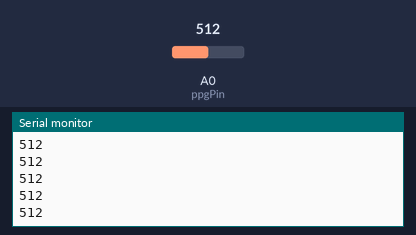
A sketch run on a simulated Arduino Uno, built with avr-gcc and run on an emulated ATmega328P. Shown: the last lines printed to the serial monitor. The inputs (shaded band) are chosen by the test bench; at power-on: A0 (ppgPin) = 512.

Above: at 1.2 s.
1.3 s: A0 (ppgPin) set to 490
At 2.2 s:
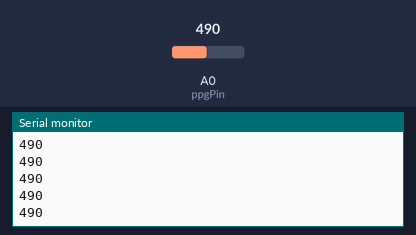
2.8 s: A0 (ppgPin) set to 510
At 3.4 s:
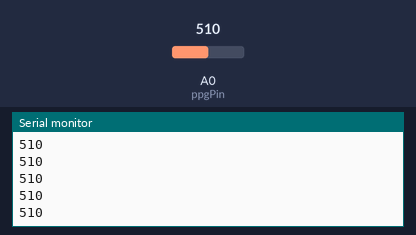
Timing chart, 0 to 5.8 s (numbered marks = the images above; inputs shaded):
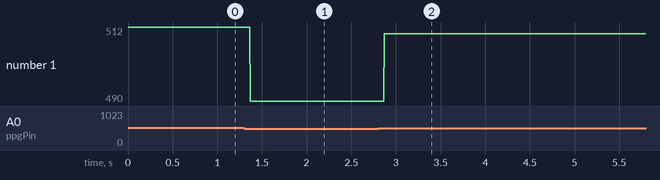

Measured:
- after the input at 1.3 s, the serial monitor: prints a new line after 0.07 s (image 1)
- after the input at 2.8 s, the serial monitor: prints a new line after 0.07 s (image 2)
- plotted number 1: 512 → 490 after the input at 1.3 s, 490 → 510 after the input at 2.8 s

The sketch:

sen11574.ino
```cpp
// Heart Rate Variables
int ppgPin = 0; // analog 0
int ppgSignal; // signal which we obtain from sensor
const int ppgThreshold = 300; // threshold in mV which determines when heart beats
unsigned long time1 = 0; // previous heart beat time
unsigned long time2 = 0; // current heart beat time
int heartRate;
const int timeArraySize = 10;
int avTime[timeArraySize]; // array storing running HR total
int timeSum = 0; // sum used to find average of array

// Bootloader
void setup()
{
  Serial.begin(9600);
}

// function used to calculate users heart rate
void calculateHR()
{
  ppgSignal = analogRead(ppgPin);
  // we only process incoming signal if it reaches threshold
  if(ppgSignal >= ppgThreshold)
  {
    // set the times at which the beats occur and calculate the time between 2 beats
    time1 = time2;
    time2 = millis();
    int timeDiff = int(time2-time1); // time between consecutive beats
    // only look at consecutive heart beats between 60 and 120 bpm to remove any noise
    if(timeDiff>=500 && timeDiff<=1000)
    {
      // update running total array and calculate its sum
      for(int i=0; i<(timeArraySize-1); i++)
      {
        avTime[i] = avTime[i+1];
        timeSum += avTime[i];
      }
      avTime[timeArraySize-1] = timeDiff;
      timeSum += timeDiff;
      // only calculate heart rate if there has been at least 10 heart beats
      if(avTime[0]!=0)
      {
        heartRate = 60000*10/(timeSum);
      }
      // reset sum
      timeSum = 0;
      //Serial.println(heartRate);
    }
  }
}

void loop()
{
  ppgSignal = analogRead(ppgPin);
  Serial.println(ppgSignal);
  // only calculate HR if 0.2s has passed since the last beat to avoid looking at the same peak
  if((millis()-time2)>200)
  {
    //calculateHR();
  }
}
```
